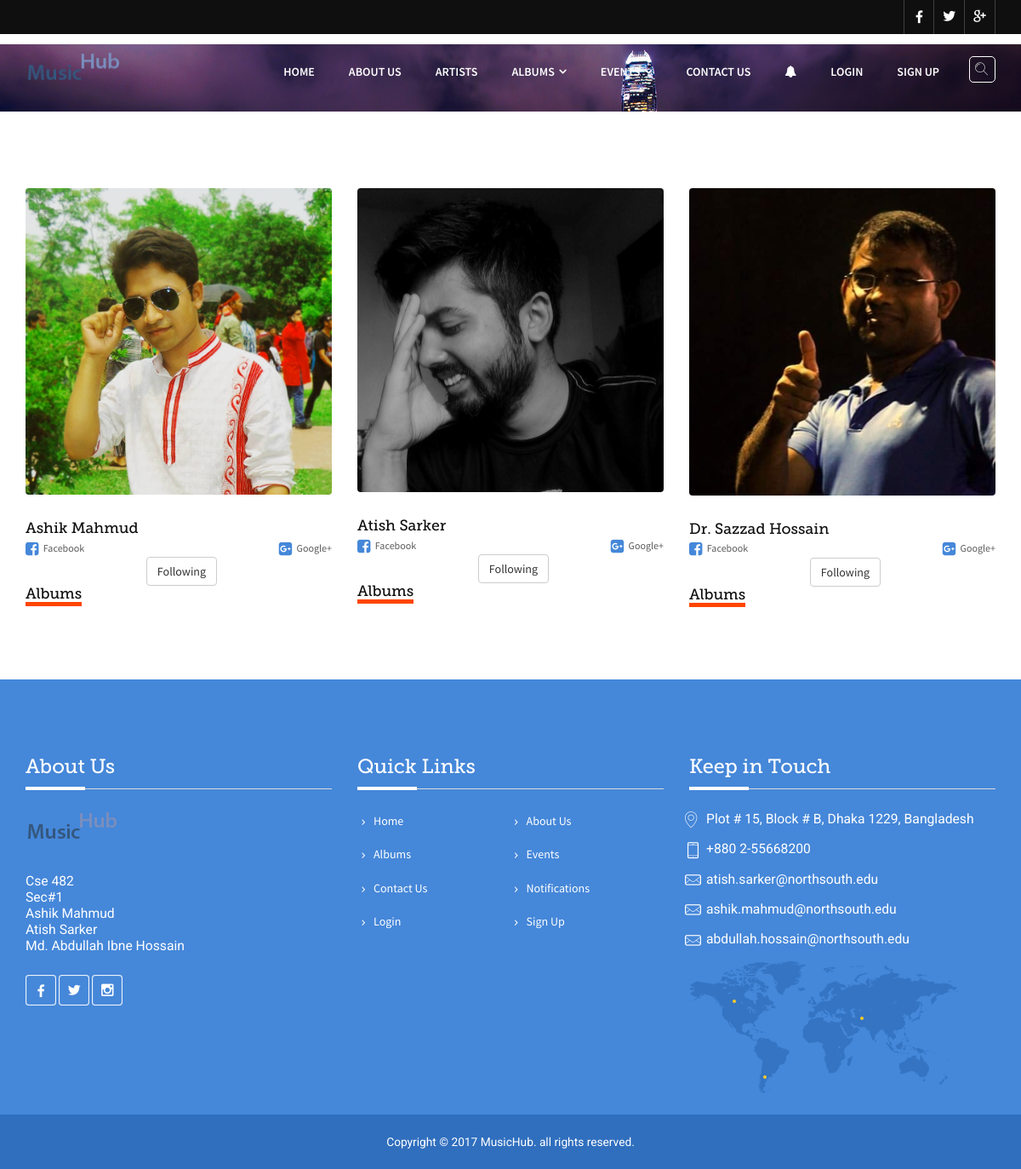
Page /index.php/artist/artists on the committed database.
### tables this page shows
CREATE TABLE `artist` (
  `id` int(20) NOT NULL,
  `name` varchar(100) NOT NULL,
  `gender` varchar(50) NOT NULL,
  `email` varchar(255) NOT NULL,
  `imageurl` varchar(255) NOT NULL,
  `membershipid` int(11) NOT NULL,
  `phone_no` varchar(100) NOT NULL,
  `country` varchar(100) NOT NULL,
  `password` varchar(255) NOT NULL,
  `date_created` date NOT NULL
);

### application/controllers/Artist.php (called while the page is built, shortened)
<?php
class Artist extends CI_Controller
{
    function artists()
    {
        $artist = $this->Artist_Model->allartist();
        $data['main_view'] = "artist";
        $data['artist'] = $artist['allartist'];
        $this->load->view('home', $data);
    }
}

### index.php (called while the page is built, shortened)
<?php
require_once BASEPATH.'core/CodeIgniter.php';

### application/models/Artist_Model.php (called while the page is built, shortened)
<?php
class Artist_Model extends CI_Model
{
    function allartist()
    {
        $artistfollower = array();
        $this->db->select();
        $this->db->from('artist');
        $artist = $this->db->get();
        $artistfollower['allartist'] =$artist;
        return $artistfollower;
    }
}

### application/views/artist.php (the view)
<section id="events" class="padding-bottom">
    <div class="container">
        <div class="row">
            <?php foreach ($artist->result() as $row) {?>
            <div class="col-sm-6 col-md-4">
                <div class="events margin_top wow fadeIn" data-wow-delay="300ms">
                    <div class="image">
                        <img src="<?php echo $row->imageurl?>" alt="eventss" class="border_radius">
                    </div>
                    <h4 class="top30"><a href="#"><?php echo $row->name?></a></h4>
                    <div class="clearfix">
                        <ul class="comment pull-left">
                            <li><a href="#." class="facebook"><i class="fa fa-5x fa-facebook-square"></i> Facebook</a></li>
                        </ul>
                        <ul class="comment pull-right">
                            <li><a href="#." class="facebook"><i class="fa fa-4x fa-google-plus-square"></i> Google+</a></li>
                        </ul>
                        <br>
                        <ul class="text-center">
                            <li><button class="btn btn-default" id="<?php echo $row->id;?>" onclick="FollowArtist(this.id)">Following</button> </li>
                        </ul>
                    </div>
                    <h4><span id="artist-album-title">Albums</span></h4>
                </div>
            </div>
            <?php }?>
        </div>
    </div>
</section>

### application/views/home.php (shortened to what this page needs)
<!DOCTYPE html>
<html>
<head>
    <link rel="stylesheet" type="text/css" href="<?php echo base_url()?>assets/css/bootstrap.min.css">
    <link rel="stylesheet" type="text/css" href="<?php echo base_url()?>assets/css/font-awesome.min.css">
    <link rel="stylesheet" type="text/css" href="<?php echo base_url()?>assets/css/edua-icons.css">
    <link rel="stylesheet" type="text/css" href="<?php echo base_url()?>assets/css/animate.min.css">
    <link rel="stylesheet" type="text/css" href="<?php echo base_url()?>assets/css/owl.carousel.css">
    <link rel="stylesheet" type="text/css" href="<?php echo base_url()?>assets/css/owl.transitions.css">
    <link rel="stylesheet" type="text/css" href="<?php echo base_url()?>assets/css/cubeportfolio.min.css">
    <link rel="stylesheet" type="text/css" href="<?php echo base_url()?>assets/css/settings.css">
    <link rel="stylesheet" type="text/css" href="<?php echo base_url()?>assets/css/bootsnav.css">
    <link rel="stylesheet" type="text/css" href="<?php echo base_url()?>assets/css/style.css">
    <link rel="stylesheet" type="text/css" href="<?php echo base_url()?>assets/css/loader.css">
    <link rel="stylesheet" type="text/css" href="<?php echo base_url()?>assets/css/jquery-ui.css">
</head>
<body>
<?php $this->load->view('layout/header');?>
<?php
if(strcmp($main_view,'main-page') == 0)
{
    $this->load->view('revolution-slider');
    $this->load->view($main_view);
}
else
{
    $this->load->view('page-name');
    $this->load->view($main_view);
}
?>
<?php $this->load->view('layout/footer');?>
</body>
</html>

### application/views/layout/header.php (shortened to what this page needs)
<div class="topbar">
    <div class="container">
        <div class="row">
            <div class="col-md-12">
                <ul class="social_top pull-right">
                    <li><a href="#."><i class="fa fa-facebook"></i></a></li>
                    <li><a href="#."><i class="icon-twitter4"></i></a></li>
                    <li><a href="#."><i class="icon-google"></i></a></li>
                </ul>
            </div>
        </div>
    </div>
</div>
<header>
    <nav class="navbar navbar-default navbar-fixed white no-background bootsnav">
        <div class="container">
            <div class="search_btn btn_common"><i class="icon-icons185"></i></div>
            <div class="navbar-header">
                <a class="navbar-brand" href="<?php echo base_url()?>index.php/home"><img src="<?php echo base_url()?>assets/img/logo-1.png" alt="logo" class="logo logo-display">
                </a>
            </div>
            <div class="collapse navbar-collapse" id="navbar-menu">
                <ul class="nav navbar-nav navbar-right" data-in="fadeInDown" data-out="fadeOut">
                    <li class="dropdown">
                        <a href="<?php echo base_url()?>index.php/home/index" >Home</a>
                    </li>
                    <li>
                        <a href="<?php echo base_url()?>index.php/home/about">About Us</a>
                    </li>
                    <li>
                        <a href="<?php echo base_url()?>index.php/artist/artists">Artists</a>
                    </li>
                    <li class="dropdown">
                        <a href="#" class="dropdown-toggle" data-toggle="dropdown" >Albums</a>
                    </li>
                    <li class="dropdown">
                        <a href="#" class="dropdown-toggle" data-toggle="dropdown" >events</a>
                    </li>
                    <li><a href="<?php echo base_url()?>index.php/home/contact">Contact Us</a></li>
                    <li class="dropdown">
                        <a href="#" onmouseenter="shownotification()"><i class="fa fa-bell" aria-hidden="true"></i></a>
                    </li>
                    <?php if($this->session->userdata('logged_in')):?>
                        <li class="dropdown">
                            <a href="#" class="dropdown-toggle" data-toggle="dropdown" >Profile</a>
                            <ul class="dropdown-menu">
                                <li style="text-transform: lowercase;"><a href="<?php echo base_url()?>index.php/users/profile"><?php echo $this->session->userdata('useremail')?></a></li>
                                <li><a href="<?php echo base_url()?>index.php/users/logout">Logout</a></li>
                            </ul>
                        </li>
                    <?php else: ?>
                    <li><a href="<?php echo base_url()?>index.php/home/login">Login</a></li>
                    <li><a href="<?php echo base_url()?>index.php/home/signup">Sign Up</a></li>
                    <?php endif; ?>
                </ul>
            </div>
        </div>
    </nav>
</header>

### application/views/page-name.php (shortened to what this page needs)
<section class="page_header padding-top"
         style="background:url(<?php echo base_url().'assets/img/city.jpg'?>) no-repeat;
                 background-size: cover;">
    <div class="container">
        <div class="row">
            <div class="col-md-12 page-content">
            </div>
        </div>
    </div>
</section>

### application/views/layout/footer.php
<footer class="padding-top">
    <div class="container">
        <div class="row">
            <div class="col-md-4 col-sm-4 footer_panel bottom25">
                <h3 class="heading bottom25">About Us<span class="divider-left"></span></h3>
                <a href="#" class="footer_logo bottom25"><img src="<?php echo base_url()?>assets/img/logo-1.png" alt="MusicHub"></a>
                <p>Cse 482<br>Sec#1<br>Ashik Mahmud<br>Atish Sarker<br>Md. Abdullah Ibne Hossain<br></p>
                <ul class="social_icon top25">
                    <li><a href="#" class="facebook"><i class="fa fa-facebook"></i></a></li>
                    <li><a href="#" class="twitter"><i class="icon-twitter4"></i></a></li>
                    <li><a href="#" class="instagram"><i class="icon-instagram"></i></a></li>
                </ul>
            </div>
            <div class="col-md-4 col-sm-4 footer_panel bottom25">
                <h3 class="heading bottom25">Quick Links<span class="divider-left"></span></h3>
                <ul class="links">
                    <li><a href="#"><i class="icon-chevron-small-right"></i>Home</a></li>
                    <li><a href="#"><i class="icon-chevron-small-right"></i>About Us</a></li>
                    <li><a href="#"><i class="icon-chevron-small-right"></i>Albums</a></li>
                    <li><a href="#"><i class="icon-chevron-small-right"></i>Events</a></li>
                    <li><a href="#"><i class="icon-chevron-small-right"></i>Contact Us</a></li>
                    <li><a href="#"><i class="icon-chevron-small-right"></i>Notifications</a></li>
                    <li><a href="#"><i class="icon-chevron-small-right"></i>Login</a></li>
                    <li><a href="#"><i class="icon-chevron-small-right"></i>Sign Up</a></li>
                </ul>
            </div>
            <div class="col-md-4 col-sm-4 footer_panel bottom25">
                <h3 class="heading bottom25">Keep in Touch <span class="divider-left"></span></h3>
                <p class=" address"><i class="icon-map-pin"></i>Plot # 15, Block # B, Dhaka 1229, Bangladesh</p>
                <p class=" address"><i class="icon-phone"></i>+880 2-55668200</p>
                <p class=" address"><i class="icon-mail"></i><a href="mailto:atish.sarker@northsouth.edu">atish.sarker@northsouth.edu</a></p>
                <p class=" address"><i class="icon-mail"></i><a href="mailto:#">ashik.mahmud@northsouth.edu</a></p>
                <p class=" address"><i class="icon-mail"></i><a href="mailto:#">abdullah.hossain@northsouth.edu</a></p>
                <img src="<?php echo base_url()?>assets/img/footer-map.png" alt="We_Are_Here" class="img-responsive">
            </div>
        </div>
    </div>
</footer>
<div class="copyright">
    <div class="container">
        <div class="row">
            <div class="col-md-12 text-center">
                <p>Copyright &copy; 2017 <a href="#">MusicHub</a>. all rights reserved.</p>
            </div>
        </div>
    </div>
</div>

### assets/css/bootsnav.css (style rules this page uses)
nav.bootsnav .container { position: relative; }
nav.navbar.bootsnav { margin-bottom: 0; -moz-border-radius: 0px; -webkit-border-radius: 0px; -o-border-radius: 0px; border-radius: 0px; background-color: #fff; border: none; border-bottom: solid 1px #e0e0e0; z-index: 9; }
nav.navbar.bootsnav ul.nav > li > a { color: #6f6f6f; background-color: transparent !important; }
body { -webkit-transition: all 0.3s ease-in-out; -moz-transition: all 0.3s ease-in-out; -o-transition: all 0.3s ease-in-out; -ms-transition: all 0.3s ease-in-out; transition: all 0.3s ease-in-out; }
nav.navbar.bootsnav.navbar-fixed { position: fixed; display: block; width: 100%; }
nav.navbar.bootsnav.no-background { -webkit-transition: all 1s ease-in-out; -moz-transition: all 1s ease-in-out; -o-transition: all 1s ease-in-out; -ms-transition: all 1s ease-in-out; transition: all 1s ease-in-out; }
@media (min-width: 1024px) { nav.navbar.bootsnav ul.nav > li > a { padding: 30px 15px; font-weight: 600; } }
@media (min-width: 1024px) { nav.navbar.bootsnav ul.nav > li.dropdown > a.dropdown-toggle:after { font-family: 'FontAwesome'; content: "\f107"; margin-left: 5px; margin-top: 2px; } }
@media (min-width: 1024px) { nav.navbar.bootsnav.no-background { background-color: transparent; border: none; } }
@media (min-width: 1024px) { nav.navbar.bootsnav.no-background.white .attr-nav > ul > li > a, nav.navbar.bootsnav.navbar-transparent.white .attr-nav > ul > li > a, nav.navbar.bootsnav.navbar-transparent.white ul.nav > li > a, nav.navbar.bootsnav.no-background.white ul.nav > li > a { color: #fff; } }
@media (min-width: 1024px) { nav.navbar.bootsnav.navbar-fixed.navbar-transparent .logo-display, nav.navbar.bootsnav.navbar-fixed.no-background .logo-display { display: block; } }
@media (min-width: 1024px) { nav.navbar.bootsnav.navbar-fixed .logo-display { display: none; } }

### rows in the picture
artist: imageurl (picture), name "Ashik Mahmud"
artist: imageurl (picture), name "Atish Sarker"
artist: imageurl (picture), name "Dr. Sazzad Hossain"
